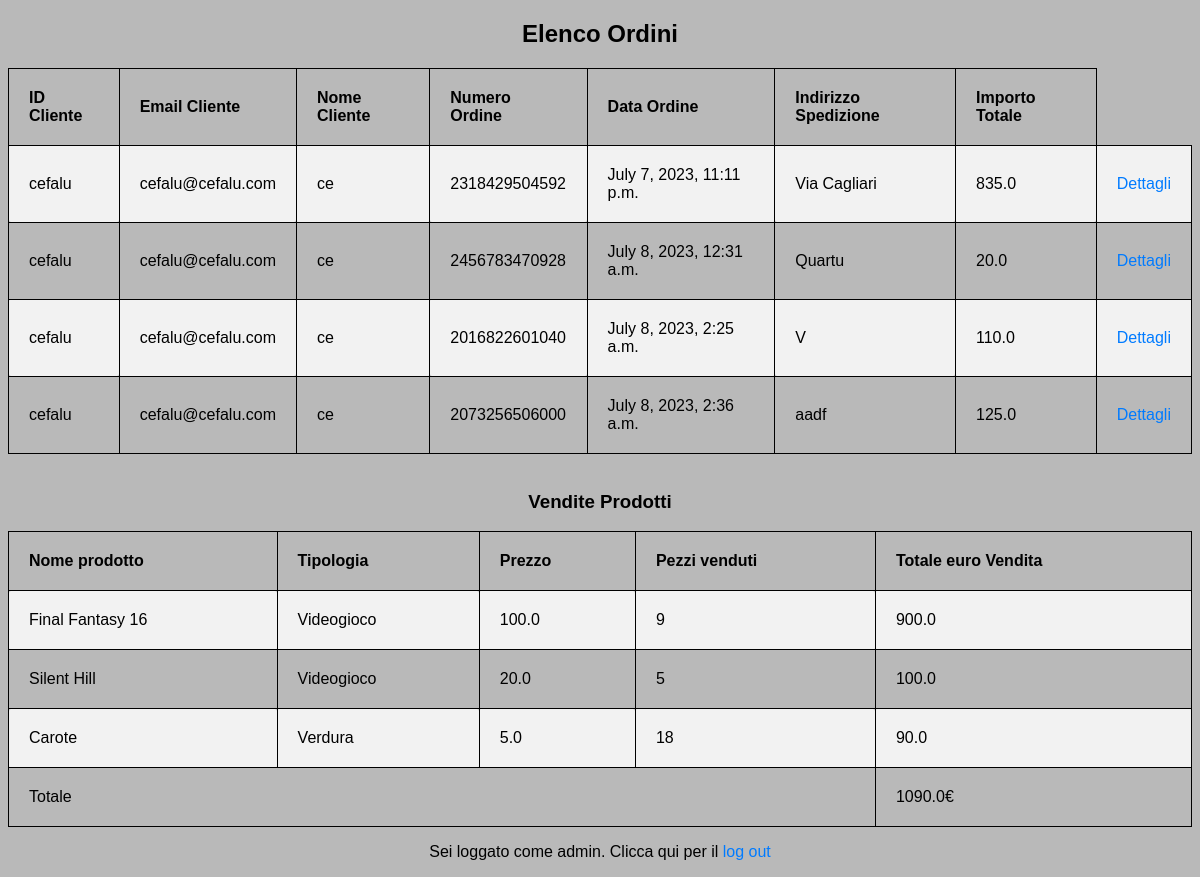
Page /resocontoVendite/ (signed in) on the committed database.
### utente/models.py (models this page shows, shortened)
class Ordine(models.Model):
    cliente = models.ForeignKey(Utente, on_delete=models.CASCADE, null=True)
    carrello = models.JSONField()
    numero_ordine = models.PositiveBigIntegerField(unique=True, primary_key=True)
    data_ordine = models.DateTimeField("data ordine")
    indirizzo_spedizione = models.CharField(max_length=50)
    numero_carta = models.PositiveBigIntegerField()
    intestatario = models.CharField(max_length=50)
    nome_metodo = models.CharField(max_length=20, choices=MetodoPagamento.choices, default=MetodoPagamento.CREDITO)
    @property
    def importo_totale(self):
        acquisti = json.loads(self.carrello)
        return sum(item['Prezzo'] * item['Quantita'] for item in acquisti)
    class Meta:
        verbose_name_plural = "Ordini"

class Utente(AbstractUser):
    email = models.EmailField(max_length=30, unique=True)
    class Meta:
        verbose_name_plural = "Utenti"

class Prodotto(models.Model):
    pezzi_venduti = models.PositiveIntegerField(default=0)
    disponibilita = models.PositiveIntegerField(default=100)
    nome = models.CharField(max_length=30, unique=True)
    codice_seriale = models.IntegerField(unique=True, default=0, primary_key=True)
    tipologia = models.CharField(max_length=30)
    descrizione = models.TextField(default="")
    prezzo = models.FloatField(default=0.0)
    vetrina = models.ForeignKey(Vetrina, on_delete=models.PROTECT, null=True, default="Vetrina")
    resoconto_vendite = models.ForeignKey(ResocontoVendite, on_delete=models.PROTECT, null=True, default="Resoconto")
    @property
    def guadagno_totale(self):
        return self.pezzi_venduti * self.prezzo
    class Meta:
        verbose_name_plural = "Prodotti"

### vetrine/models.py (models this page shows, shortened)
class ResocontoVendite(models.Model):
    ID_resoconto = models.CharField(max_length=30, default="Resoconto", primary_key=True)
    @property
    def totale_vendite(self):
        return sum(prodotto.guadagno_totale for prodotto in self.prodotto_set.all())
    class Meta:
        verbose_name_plural = "Resoconti"

### vetrine/views.py (the view)
# urls.py: path('resocontoVendite/', vetrine.views.resoconto_vendite_view, name='resoconto_vendite'),
@login_required()
@user_passes_test(lambda u: u.is_superuser)
def resoconto_vendite_view(request):
    ordini = Ordine.objects.all()
    resoconto_vendite = get_object_or_404(ResocontoVendite)
    tot_prodotti = Prodotto.objects.all()
    return render(request, 'vetrine/resocontoVendite.html',
                  {'ordini': ordini, 'resoconto_vendite': resoconto_vendite, 'prodotti': tot_prodotti})

### templates/vetrine/resocontoVendite.html (shortened to what this page needs)
<!DOCTYPE html>
<html lang="en">
<head>
</head>
<body>
    {% extends 'base.html' %}
    {% block content %}
    <h2>Elenco Ordini</h2>
    <table>
        <tr>
            <th>ID Cliente</th>
            <th>Email Cliente</th>
            <th>Nome Cliente</th>
            <th>Numero Ordine</th>
            <th>Data Ordine</th>
            <th>Indirizzo Spedizione</th>
            <th>Importo Totale</th>
        </tr>
        {% for ordine in ordini %}
        <tr>
            <td>{{ ordine.cliente }}</td>
            <td>{{ ordine.cliente.email }}</td>
            <td>{{ ordine.cliente.first_name }}</td>
            <td>{{ ordine.numero_ordine }}</td>
            <td>{{ ordine.data_ordine }}</td>
            <td>{{ ordine.indirizzo_spedizione }}</td>
            <td>{{ ordine.importo_totale }}</td>
            <td><a href="{% url 'dettaglio_ordine' ordine.numero_ordine %}">Dettagli</a></td>
        </tr>
        {% endfor %}
    </table>
    <br><h3>Vendite Prodotti</h3>
    <table>
    <tr>
        <th>Nome prodotto</th>
        <th>Tipologia</th>
        <th>Prezzo</th>
        <th>Pezzi venduti</th>
        <th>Totale euro Vendita</th>
    </tr>
    {% for prodotto in prodotti %}
    <tr>
        <td>{{ prodotto.nome }}</td>
        <td>{{ prodotto.tipologia }}</td>
        <td>{{ prodotto.prezzo }}</td>
        <td>{{ prodotto.pezzi_venduti }}</td>
        <td>{{ prodotto.guadagno_totale }}</td>
    </tr>
    {% endfor %}
            <tr id="totale">
                <td colspan="4">Totale</td>
                <td>{{ resoconto_vendite.totale_vendite }}€</td>
        </tr>
</table>
    {% endblock content %}

### templates/base.html (shortened to what this page needs)
{% load static %}
<!DOCTYPE html>
<html lang="en">
<head>
        <link rel="stylesheet" type="text/css" href="{% static '/css/vetrinaAdmin.css' %}">
        <link rel="stylesheet" type="text/css" href="{% static '/css/vetrinaUtente.css' %}">
</head>
<body>
      {% block content %}{% endblock content %}
      {% if user.is_authenticated %}
            <p>Sei loggato come {{ request.user }}. Clicca qui per il <a href="{% url 'logout' %}">log out</a></p>
        {% endif %}
</body>
</html>

### vetrine/static/css/vetrinaAdmin.css (style rules this page uses)
body { background-color: #b9b9b9; font-family: Arial, sans-serif; text-align: center; }
a { color: #007bff; text-decoration: none; }
table { border-collapse: collapse; width: 100%; }
th, td { text-align: left; padding: 20px; border: 1px solid black; border-radius: 2px; }
tr:nth-child(even) { background-color: #f2f2f2; }

### rows in the picture
Ordine: cliente "cefalu", cliente.email "cefalu@cefalu.com", cliente.first_name "ce", numero_ordine "2318429504592", data_ordine "July 7, 2023, 11:11 p.m.", indirizzo_spedizione "Via Cagliari", importo_totale "835.0"
Ordine: cliente "cefalu", cliente.email "cefalu@cefalu.com", cliente.first_name "ce", numero_ordine "2456783470928", data_ordine "July 8, 2023, 12:31 a.m.", indirizzo_spedizione "Quartu", importo_totale "20.0"
Ordine: cliente "cefalu", cliente.email "cefalu@cefalu.com", cliente.first_name "ce", numero_ordine "2016822601040", data_ordine "July 8, 2023, 2:25 a.m.", indirizzo_spedizione "V", importo_totale "110.0"
Ordine: cliente "cefalu", cliente.email "cefalu@cefalu.com", cliente.first_name "ce", numero_ordine "2073256506000", data_ordine "July 8, 2023, 2:36 a.m.", indirizzo_spedizione "aadf", importo_totale "125.0"
Prodotto: nome "Final Fantasy 16", tipologia "Videogioco", prezzo "100.0", pezzi_venduti "9", guadagno_totale "900.0"
Prodotto: nome "Silent Hill", tipologia "Videogioco", prezzo "20.0", pezzi_venduti "5", guadagno_totale "100.0"
Prodotto: nome "Carote", tipologia "Verdura", prezzo "5.0", pezzi_venduti "18", guadagno_totale "90.0"
ResocontoVendite: totale_vendite "1090.0"
Utente: user "admin"
